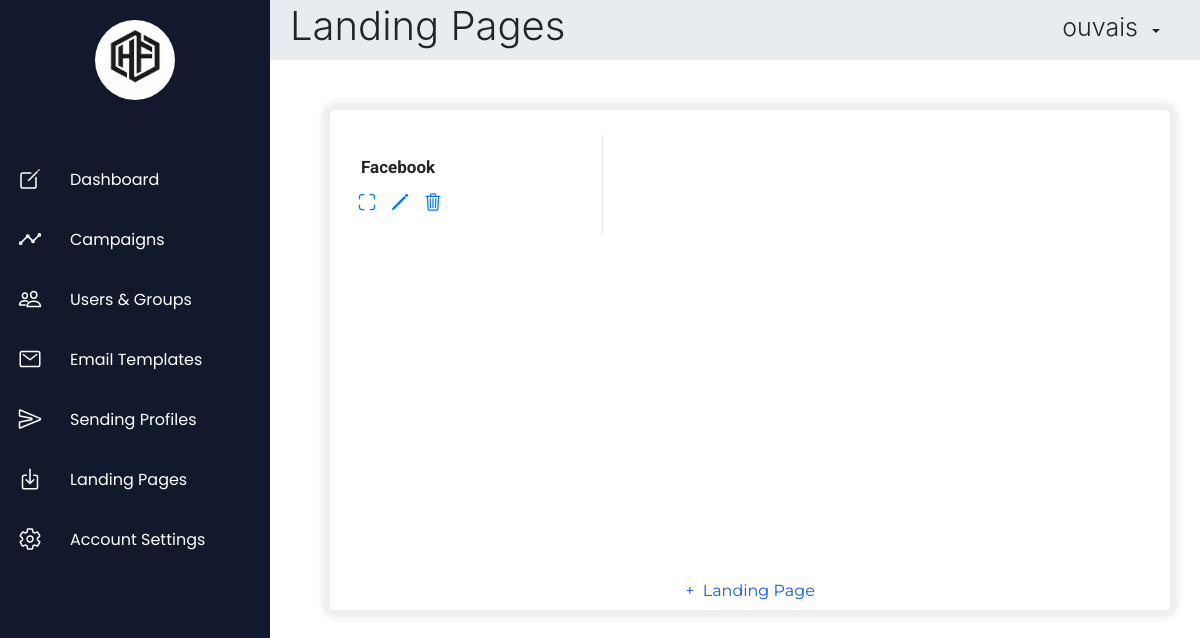
Before: /landingpage (signed in) with the older database file.
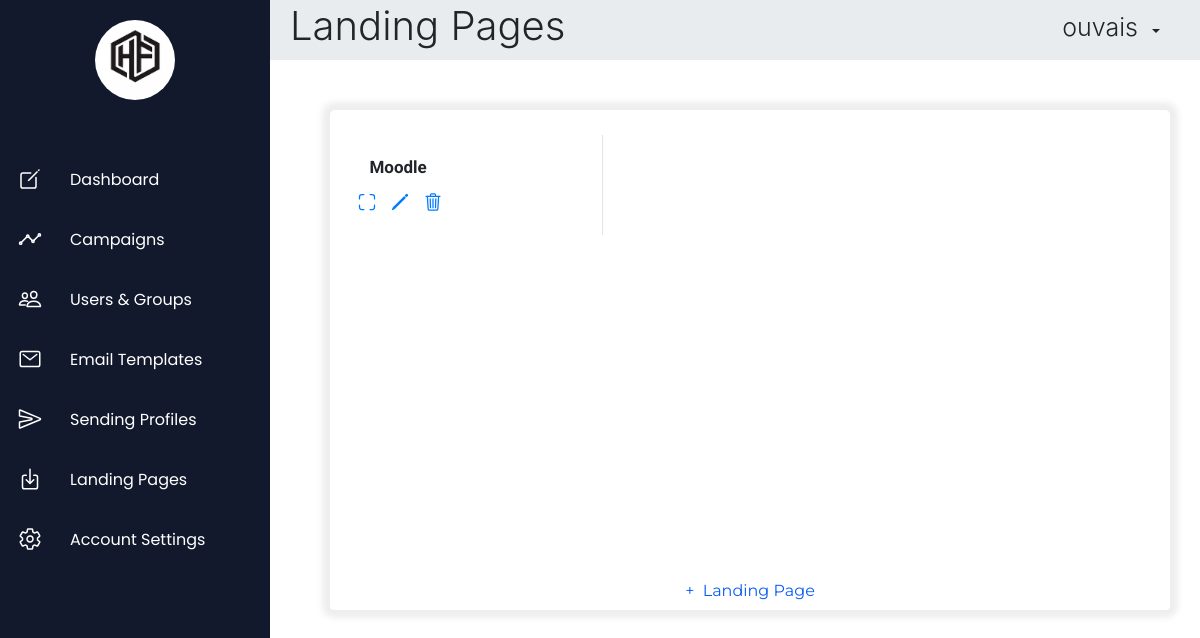
After: the same page with the newer database file.
### App/models.py (models this page shows)
class TimeStampMixin(models.Model):
    class Meta:
        abstract = True
    created_on = models.DateTimeField(auto_now_add=True)
    modified_on = models.DateTimeField(auto_now=True)

class LandingPage(TimeStampMixin):
    id = models.AutoField(primary_key=True)
    name = models.CharField(max_length=50, unique=True)
    filename = models.CharField(max_length=50, unique=True)
    userId = models.ForeignKey(User, on_delete=models.CASCADE, db_column='user_id')

### App/views.py (the view)
# urls.py: path('landingpage',views.landingpage,name="landingpage"),
def landingpage(request):
    if request.session.has_key('id'):
        id = request.session['id']
        return render(request, "landingpage.html", context = { "title": "Landing Pages - Human Firewall", "header": "Landing Pages", "data": LandingPage.objects.filter(userId=id) })
    else:
        messages.info(request, 'Kindly Login To Continue')
        return redirect("login")

### templates/landingpage.html (shortened to what this page needs)
{% extends 'base.html' %}
{% block content %}
{% load static %}
    <div class="container-fluid content">
        <div class="row">
            <div class="col-12 text-center">
                <div class="landing-pages">
                    <div id="pages-table" class="pages-table">
                      {% if data.values.count > 0 %}
                        {% for d in data.values %}
                          <div class="page {{ d.id }}">
                              <div class="page-name"><b class="name">{{ d.name }}</b></div>
                              <div class="page-preview-btn"><a class="options" class="preview" target="_blank" href="/landingpage/preview/{{ d.filename }}" data-toggle="tooltip" data-placement="top" title="Preview"><ion-icon name="scan-outline"></ion-icon></a></div>
                              <div class="page-edit-btn"><a class="options" onclick="editPage(this.parentElement);" data-toggle="tooltip" data-placement="top" title="Edit"><ion-icon name="pencil-outline"></ion-icon></a></div>
                              <div class="page-delete-btn"><a class="options" onclick="deletePage(this.parentElement);" data-toggle="tooltip" data-placement="top" title="Delete"><ion-icon name="trash-outline"></ion-icon></a></div>
                              <div class="page-preview"><iframe class="preview" loading="lazy" src="{% static 'landingpages/'|add:d.filename|add:'.html' %}"></iframe></div>
                          </div>
                        {% endfor %}
                      {% endif %}
                    </div>
                    <button class="btn add" onclick="addPage();">+&nbsp; Landing Page</button>
                </div>
            </div>
        </div>
    </div>
{% endblock %}

Changed rows visible on the page:
removed LandingPage: name "Facebook"
added LandingPage: name "Moodle"
